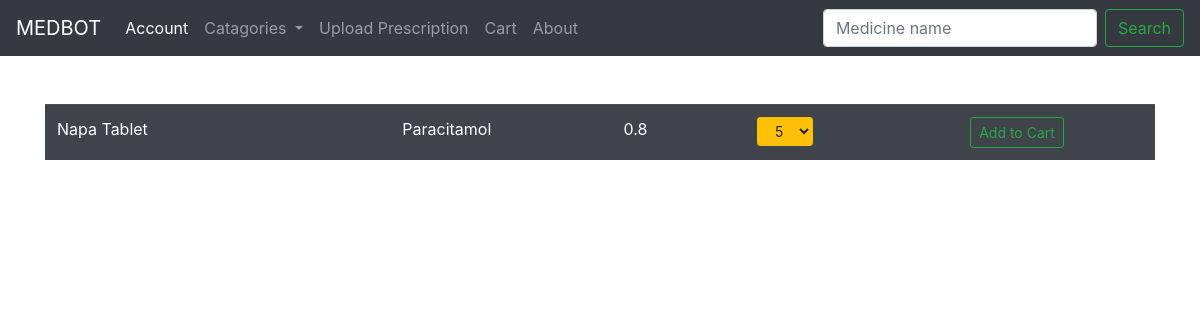
Before: /catagories/A with the older database file.
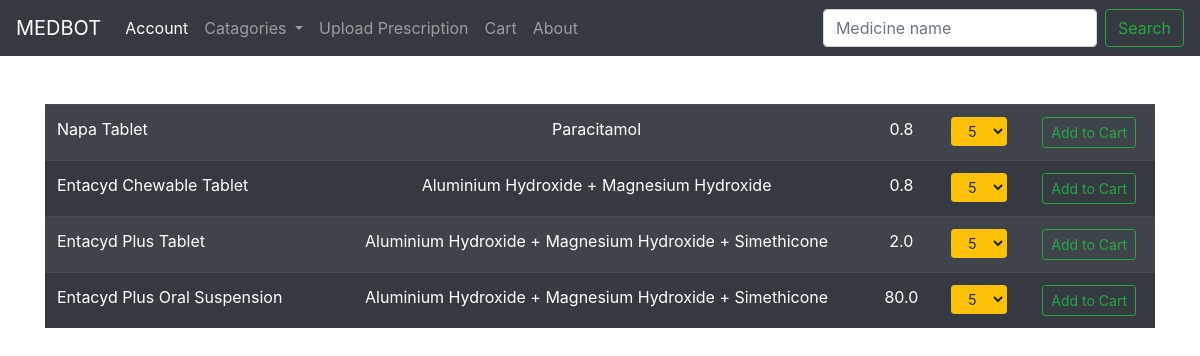
After: the same page with the newer database file.
### medbot_app/models.py (models this page shows, shortened)
class Inventory(models.Model):
	MUSTPRESCRIBED = 'MP'
	MUSTNOTPRESCRIBE = 'MNP'
	MEDICINESTATUS = [
		(MUSTPRESCRIBED, 'Must be Prescribed'),
		(MUSTNOTPRESCRIBE, 'Must not be Prescribed'),
	]
	GENERAL = 'A'
	BLOOD = 'B'
	DIGESTIVE = 'D'
	EYE = 'F'
	EAR = 'H'
	CIRCULATORY = 'K'
	MUSCULOSKELETAL = 'L'
	NEUROLOGICAL = 'N'
	PSYCHOLOGICAL = 'P'
	RESPIRATORY = 'R'
	SKIN = 'S'
	ENDORCRINE = 'T'
	UROLOGY = 'U'
	PREGNANCY = 'W'
	FEMALEGENITAL = 'X'
	MALEGENITAL = 'Y'
	SOCIALPROB = 'Z'
	MEDICINECATAGORIES = [
		(GENERAL, 'General and unspecified'),
		(BLOOD, 'Blood, blood forming organs, lymphatics, spleen'),
		(DIGESTIVE, 'Digestive'),
		(EYE, 'Eye'),
		(EAR, 'Ear'),
		(CIRCULATORY, 'Circulatory'),
		(MUSCULOSKELETAL, 'Musculoskeletal'),
		(NEUROLOGICAL, 'Neorological'),
		(PSYCHOLOGICAL, 'Psychological'),
		(RESPIRATORY, 'Respiratory'),
		(SKIN, 'Skin'),
		(ENDORCRINE, 'Endocrine, metabolic and nutritional'),
		(UROLOGY, 'Urology'),
		(PREGNANCY, 'Pregnancy, childbirth, family planning'),
		(FEMALEGENITAL, 'Female genital system and breast'),
		(MALEGENITAL, 'Male genital system'),
		(SOCIALPROB, 'Social problems'),
	]
	med_name = models.CharField(max_length = 200)
	med_id = models.BigAutoField(primary_key = True, serialize=False)
	med_price = models.FloatField(max_length = 10)
	med_quantity = models.PositiveIntegerField()
	med_status = models.CharField(max_length = 3, choices = MEDICINESTATUS, default=MUSTPRESCRIBED)
	med_catagory = models.CharField(max_length = 2, choices = MEDICINECATAGORIES, default = GENERAL)
	med_generic = models.CharField(max_length = 100)
	pharmacy_id = models.ForeignKey(Employee, on_delete = models.CASCADE)

### medbot_app/views.py (the view)
# urls.py: path('catagories/<slug:foo>', views.catagorize, name= 'catagorize'),
def catagorize(request, foo):
	obj = Inventory.objects.filter(med_catagory = foo)
	context = { 'all': obj, }
	return render(request, 'catagorize.html',context)

### medbot_app/templates/catagorize.html (shortened to what this page needs)
{% extends 'base.html' %}
{% block content %}
<br>
	{% if all %}
	<div class="table-responsive">
		<table class="table table-striped table-dark">
			{% for things in all %}
			<form action="{% url 'add' things.med_id %}" method="GET">
				<tr>
					<td>{{ things.med_name }}</td>
					<td><center>{{ things.med_generic }}</center></td>
					<td><center>{{ things.med_price }}</td>
					<td><center>
						<div class="dropdown">
						    <select class="btn btn-warning btn-sm" id="inlineFormCustomSelect" name="quantity">
					        <option value="5"selected>5</option>
					        </select>
						</div>
					<td><center><button type="submit" class="btn btn-outline-success btn-sm">Add to Cart</button></center></td>
				</tr>
			</form>
			{% endfor %}
		</table>
	</div>
	{% endif %}
{% endblock %}

Changed rows visible on the page:
added Inventory: med_name "Entacyd Chewable Tablet", med_generic "Aluminium Hydroxide + Magnesium Hydroxide", med_price "0.8"
added Inventory: med_name "Entacyd Plus Tablet", med_generic "Aluminium Hydroxide + Magnesium Hydroxide + Simethicone", med_price "2.0"
added Inventory: med_name "Entacyd Plus Oral Suspension", med_generic "Aluminium Hydroxide + Magnesium Hydroxide + Simethicone", med_price "80.0"
